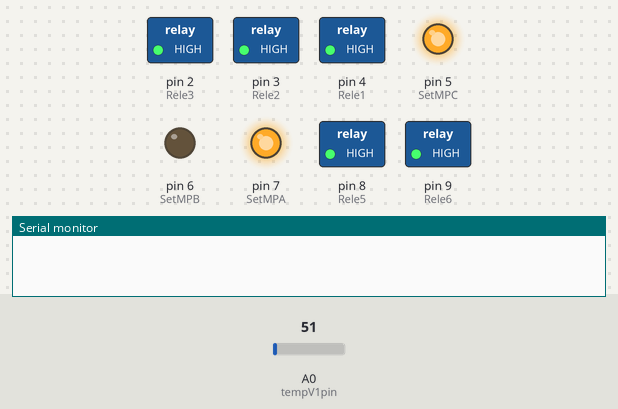
A sketch run on a simulated Arduino Uno, built with avr-gcc and run on an emulated ATmega328P. On the bench: switched loads named in the sketch (green lamp = pin HIGH), output pins drawn as LEDs (lit = HIGH), the last lines printed to the serial monitor. The test bench sets the inputs (shaded band); at power-on: A0 (tempV1pin) = 51. Pins used as bus, display or sensor lines are not drawn.

Above: at 10.15 s.
At 11.8 s:
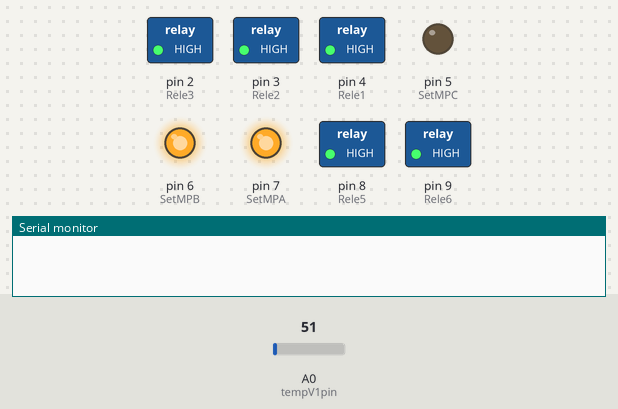
At 12.4 s:
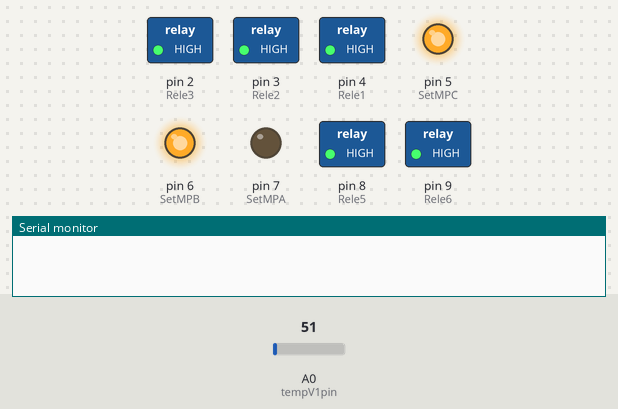
At 13.0 s:
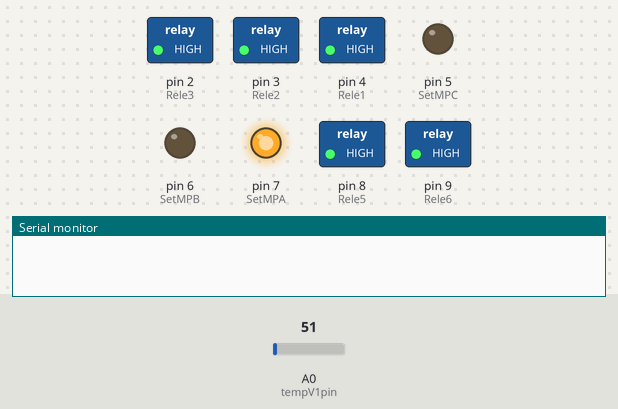
At 15.1 s:
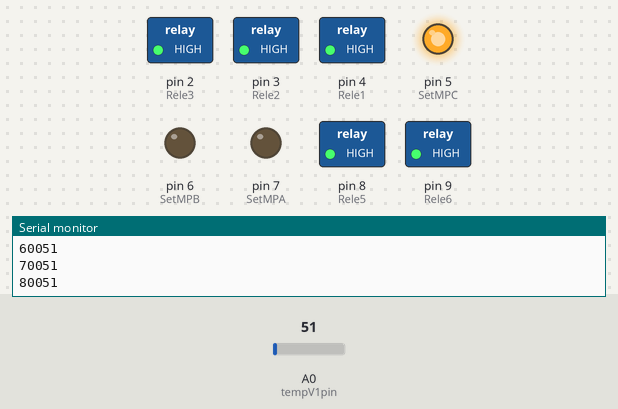
At 17.5 s:
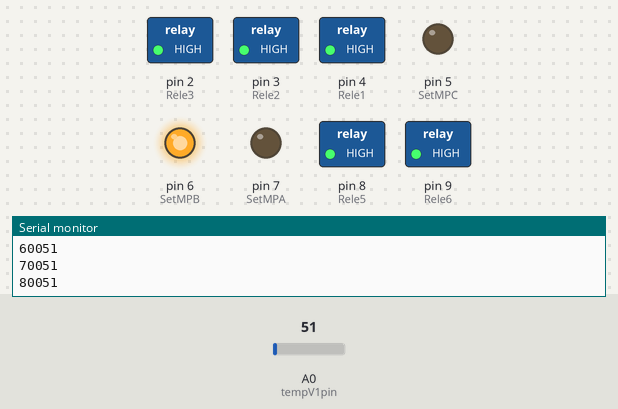
Timing chart, 0 to 19.0 s (numbered marks = the images above):
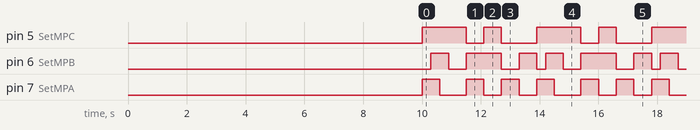

The sketch:

Pt100_PIDvMP.ino
```cpp
#include <PID_v1.h>
int tempV1pin=0;
int SetMPA=7; // multiplexer input cd4051
int SetMPB=6;
int SetMPC=5;
int Rele1=4;
int Rele2=3;
int Rele3=2;
int Rele4=1;
int Rele5=8;
int Rele6=9;
int ADCT[8]; // vrednost bufferja za T
int ADCSp[]={0,0,0}; // zeljena vrednost ADC za Temperaturo pride iz računalnika ali je ročno nastavljena
unsigned long CurrentTime; //timer
unsigned long PreviousTime;
int TimePeriod1=5000;
int TimePeriod2=2000;
double Setpoint, Input, Output;
String inputString="";
PID myPID(&Input, &Output, &Setpoint,2,2,1, DIRECT);
int casOn[10]; // cas ko je prizgan grelec (regulator 1,2,3) izracunan z PID funkcijo
int casOff;

void setup()
{
  analogReference(EXTERNAL);
  Serial.begin(9600);
  pinMode(SetMPA,OUTPUT);
  pinMode(SetMPB,OUTPUT);
  pinMode(SetMPC,OUTPUT);
  pinMode(Rele1,OUTPUT);
  pinMode(Rele2,OUTPUT);
  pinMode(Rele3,OUTPUT);
  pinMode(Rele4,OUTPUT);
  pinMode(Rele5,OUTPUT);
  pinMode(Rele6,OUTPUT);

  // varnostno ker je vezan na rele in je v off na ON
  digitalWrite(Rele1,HIGH);
  digitalWrite(Rele2,HIGH);
  digitalWrite(Rele3,HIGH);
  digitalWrite(Rele4,HIGH);
  digitalWrite(Rele5,HIGH);
  digitalWrite(Rele6,HIGH);
  Setpoint = 10;
  //turn the PID on
  myPID.SetMode(AUTOMATIC);
  delay(10000); // pocakamo 5 sekund da se temp. senzor stabilizira
  PreviousTime=millis();

}

void loop()
{

  for (int n=0; n<8;n++) {  // pogleda vse temperature in jih zapiše
    // izberemo temperaturni senzor
    Multiplexer(n+1);
    delay(300); // pod 300 ms vrednosti še niso stabilne nad so bi bilo potrebno izračunati glede na filter na koncu
    if (n<3) {  // prvi trije senzorji skrbijo tudi za regulacijo
      Setpoint=ADCSp[n];
      ADCT[n]=int(analogRead(tempV1pin)); // preberemo vrednost na temp. senzorju
      Input = ADCT[n];   // posredujemo za izračun
      myPID.Compute();   // izračunaj odziv od 0 do 255
      casOn[n]=Output*5; // cas deleza prizganega grelca max 255x5 ms
   } else
    {  // za ostale se vrednost samo zapiše...
      Multiplexer(n+1);
      delay(300);
      ADCT[n]=int(analogRead(tempV1pin));
      //Serial.print(ADCT[n]);
      //Serial.print(" ");
    }
     //Serial.println("");
  }


  for (int n=0; n<3;n++) {
    CurrentTime=millis();
    if (CurrentTime-PreviousTime<casOn[n])
       {
        // prižgi rele
        RegTempSwitch(n+1,LOW);
        }
    else
      {   // ugasni rele
         RegTempSwitch(n+1,HIGH);
      }
  }
  CurrentTime=millis();

  if (CurrentTime-PreviousTime<TimePeriod2)    // poglej če je že čas da resetiramo števec
          {
        // ni ne naredi nič
          }
       else   // reset števca
            {
              PrintValue(2); // izpiši podatke na USB
              PreviousTime=millis();  // prestavi števec na novo vrednost
            }

}

void PrintValue(int neki) {
  if (neki==1) {
            Serial.print(ADCT[5]);     //izpis
            Serial.print(" ");
            Serial.print(ADCT[6]);  // izpis temperature
            Serial.print(" ");
            Serial.println(ADCSp[0]);  // izpis PIDa max 255
       } else
       {
         for (int n=0; n<8; n++) {

           long nek=long(ADCT[n])+10000*(n+1);
           Serial.println(nek); // izpis XYYYY - X0000 senzor + YYYY ADC
           }
       }
}

void Multiplexer(int kateri) {  // dekonvulucija kanalov in senzorjev temperature
  switch(kateri) {
    case 1:// senzor 1 vodi do kanala 5
        digitalWrite(SetMPA,HIGH);
        digitalWrite(SetMPB,LOW);
        digitalWrite(SetMPC,HIGH);
        break;
    case 2: // senzor 2 vodi do kanala 7
        digitalWrite(SetMPA,HIGH);
        digitalWrite(SetMPB,HIGH);
        digitalWrite(SetMPC,HIGH);
        break;
    case 3: // senzor 3 vodi do kanala 6
        digitalWrite(SetMPA,LOW);
        digitalWrite(SetMPB,HIGH);
        digitalWrite(SetMPC,HIGH);
        break;
     case 4: // senzor 4 vodi do kanala 4
        digitalWrite(SetMPA,LOW);
        digitalWrite(SetMPB,LOW);
        digitalWrite(SetMPC,HIGH);
        break;
     case 5: // senzor 5 vodi do kanala 3
        digitalWrite(SetMPA,HIGH);
        digitalWrite(SetMPB,HIGH);
        digitalWrite(SetMPC,LOW);
        break;
     case 6: // senzor 6 vodi do kanala 0
        digitalWrite(SetMPA,LOW);
        digitalWrite(SetMPB,HIGH);
        digitalWrite(SetMPC,HIGH);
        break;
     case 7: // senzor 7 vodi do kanala 1
        digitalWrite(SetMPA,HIGH);
        digitalWrite(SetMPB,LOW);
        digitalWrite(SetMPC,LOW);
        break;
     case 8:  // senzor 8 vodi do kanala 2
        digitalWrite(SetMPA,LOW);
        digitalWrite(SetMPB,HIGH);
        digitalWrite(SetMPC,LOW);
        break;
    default:
      ;// nič
  }
}

void RegTempSwitch(int kateri,int on) {  // poveže regulator z pravimi releji
  switch(kateri) {
    case 1: // Regulator 1 - talilec poveže temperaturo senzorja 1 z regulatorjem 1
      digitalWrite(Rele1,on);
      digitalWrite(Rele2,on);
      break;
    case 2: // Regulator 2 - zgornja plošča drugi del poveže Temp. senzor 2 z regulatorjem
      digitalWrite(Rele3,on);
      digitalWrite(Rele4,on);
      break;
    case 3: // Regulator 3 - spodnja plošča, opoveže temperaturni seznor T3 z regulatorjem
      digitalWrite(Rele5,on);
      digitalWrite(Rele6,on);
      break;
    }
}

int Commands(int comm, int param) {
  int RT;
  switch(comm) {
    case 1:  // od ena do 10 so rezervirani ukazi za kalibracijo -> seti prednastavljenih ciljnih vrednosti
      for (int n=0; n<3; n++) {
        ADCSp[n]= 0;
      }
      break;
    case 2:
      for (int n=0; n<3; n++) {
        ADCSp[n]= 100;
      }
      break;
    case 3:
      for (int n=0; n<3; n++) {
        ADCSp[n]= 300;
      }

      break;
    case 5:
      for (int n=0; n<3; n++) {
        ADCSp[n]= 500;
      }

      break;
    case 6:
      for (int n=0; n<3; n++) {
        ADCSp[n]= 700;
      }

      break;
    case 7:
      for (int n=0; n<3; n++) {
        ADCSp[n]= 900;
      }

      break;
    case 10:  // nastavi novo vrednost, ki jo cilja PID na ACDSp
      RT=int(param/10000);
      ADCSp[RT-1]=param-(RT*10000);
      //Serial.println("#cmd10");
      break;
  }

}

void serialEvent() { // n akoncu loopa ga odpre... nima še kode za error ...
  int command, param;

  while (Serial.available()) {
    // get the new byte:
    char inChar = (char)Serial.read();
    // add it to the inputString:
    inputString += inChar;
    // if the incoming character is a newline process a command
    if (inChar == '\n') {
      String neki=inputString.substring(0,2);
      String neki2=inputString.substring(2,7);
      //Serial.println(neki);
      //Serial.println(neki2);
      //Serial.println(inputString);
      Commands(neki.toInt(),neki2.toInt());
      inputString="";
    }
  }
}
```

Measured:
- by itself, pin 5 (SetMPC): repeats every 3.9 s: LOW 0.60 s, HIGH 0.60 s, LOW 1.2 s, HIGH 1.5 s
- by itself, pin 6 (SetMPB): repeats every 3.9 s: LOW 0.60 s, HIGH 1.2 s, LOW 0.60 s, HIGH 0.60 s, LOW 0.30 s, HIGH 0.60 s
- by itself, pin 7 (SetMPA): repeats every 3.9 s: LOW 0.90 s, 2 × (HIGH 0.60 s, LOW 0.60 s), HIGH 0.60 s
